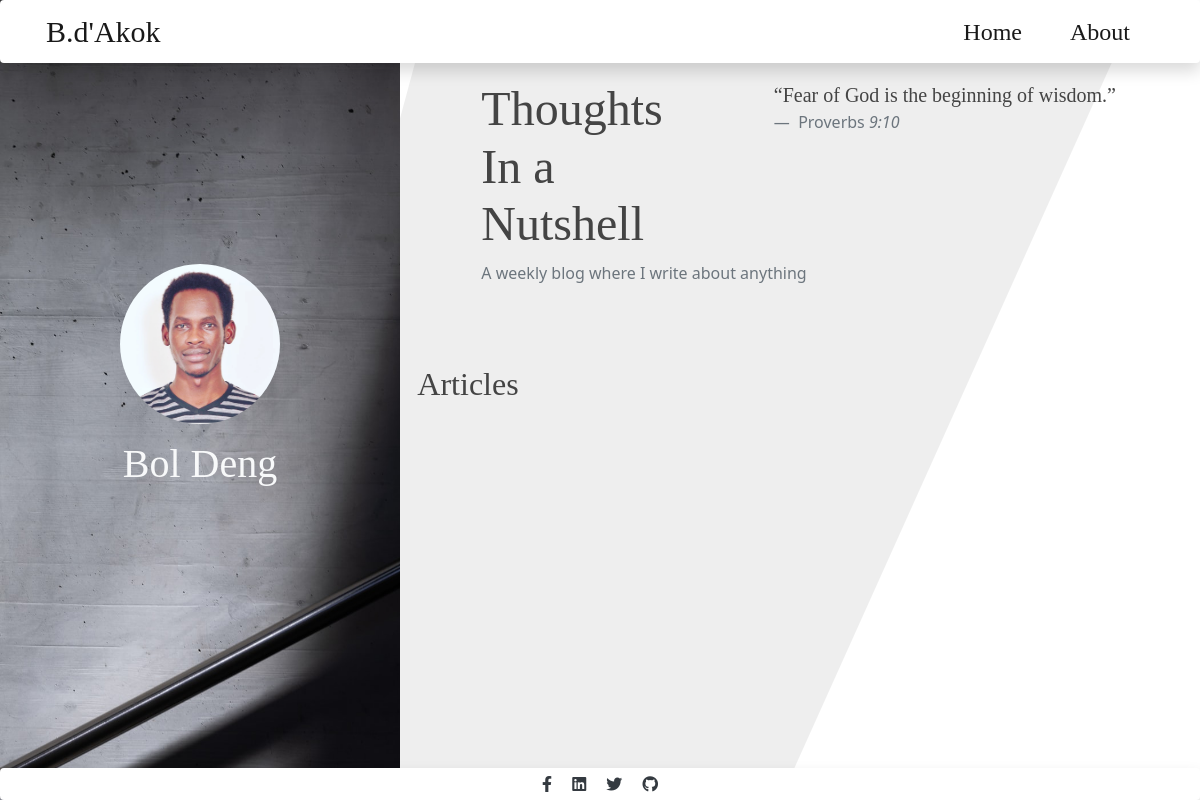
Before: / with the older database file.
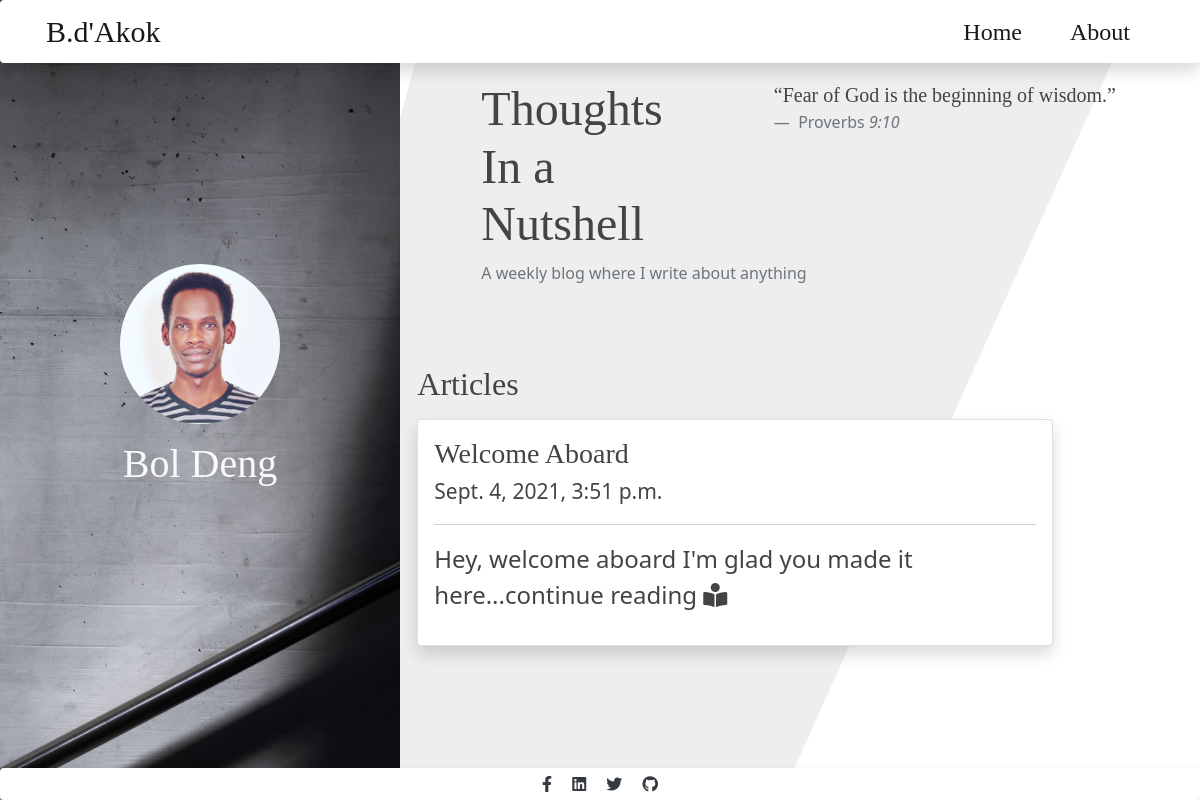
After: the same page with the newer database file.
### blog/models.py (models this page shows, shortened)
class Blog(models.Model):
    title = models.CharField(max_length=100)
    body = models.TextField()
    date_created = models.DateTimeField(auto_now_add=True)
    class Meta:
        ordering = ['-date_created',]
    def snippest(self):
        text = "continue reading"
        return self.body[:50]+'...'+ text

### blog/views.py (the view)
# urls.py: path('', views.index, name='home'),
def index(request):
    blogs =  Blog.objects.all()
    context ={
        'blogs':blogs
    }
    return render(request, 'blog/index.html', context)

### blog/templates/blog/index.html
{% extends 'blog/base.html' %}
{% block content %}
    <div class="container">
            <div class="col-md-10 mb-5">
                <h2 style="font-family: Nunito Sans;">Articles</h2>
                {% for blog in blogs %}
                <div class="card shadow my-3">
                    <div class="card-body" >
                                <a class="h3" style="font-family: Nunito Sans;" href="{% url 'detail' blog.id %}">{{ blog.title }}</a>
                                <br>
                                <small>{{ blog.date_created }}</small>
                                <hr>
                                <p class="text-justify my-3">
                                    {{ blog.snippest|safe }}
                                    <a href="{% url 'detail' blog.id %}"><i class="fa fa-book-reader" aria-hidden="true"></i></a>
                                </p>
                    </div>
                </div>
                {% endfor %}
            </div>
    </div>
{% endblock content %}

Changed rows visible on the page:
added Blog: title "Welcome Aboard", date_created "Sept. 4, 2021, 3:51 p.m.", snippest "Hey, welcome aboard I'm glad you made it here...continue reading"
